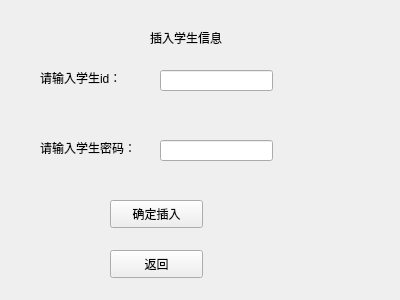
<?xml version="1.0" encoding="UTF-8"?>
<ui version="4.0">
 <class>insert_student</class>
 <widget class="QWidget" name="insert_student">
  <property name="geometry">
   <rect>
    <x>0</x>
    <y>0</y>
    <width>400</width>
    <height>300</height>
   </rect>
  </property>
  <property name="windowTitle">
   <string>Form</string>
  </property>
  <widget class="QLabel" name="label">
   <property name="geometry">
    <rect>
     <x>150</x>
     <y>30</y>
     <width>111</width>
     <height>16</height>
    </rect>
   </property>
   <property name="text">
    <string>插入学生信息</string>
   </property>
  </widget>
  <widget class="QLabel" name="label_2">
   <property name="geometry">
    <rect>
     <x>40</x>
     <y>70</y>
     <width>111</width>
     <height>16</height>
    </rect>
   </property>
   <property name="text">
    <string>请输入学生id：</string>
   </property>
  </widget>
  <widget class="QLineEdit" name="insert_id_input">
   <property name="geometry">
    <rect>
     <x>160</x>
     <y>70</y>
     <width>113</width>
     <height>21</height>
    </rect>
   </property>
  </widget>
  <widget class="QLabel" name="label_3">
   <property name="geometry">
    <rect>
     <x>40</x>
     <y>140</y>
     <width>111</width>
     <height>16</height>
    </rect>
   </property>
   <property name="text">
    <string>请输入学生密码：</string>
   </property>
  </widget>
  <widget class="QLineEdit" name="insert_password_input">
   <property name="geometry">
    <rect>
     <x>160</x>
     <y>140</y>
     <width>113</width>
     <height>21</height>
    </rect>
   </property>
  </widget>
  <widget class="QPushButton" name="insert_botton">
   <property name="geometry">
    <rect>
     <x>110</x>
     <y>200</y>
     <width>93</width>
     <height>28</height>
    </rect>
   </property>
   <property name="text">
    <string>确定插入</string>
   </property>
  </widget>
  <widget class="QPushButton" name="back">
   <property name="geometry">
    <rect>
     <x>110</x>
     <y>250</y>
     <width>93</width>
     <height>28</height>
    </rect>
   </property>
   <property name="text">
    <string>返回</string>
   </property>
  </widget>
 </widget>
 <resources/>
 <connections/>
</ui>
